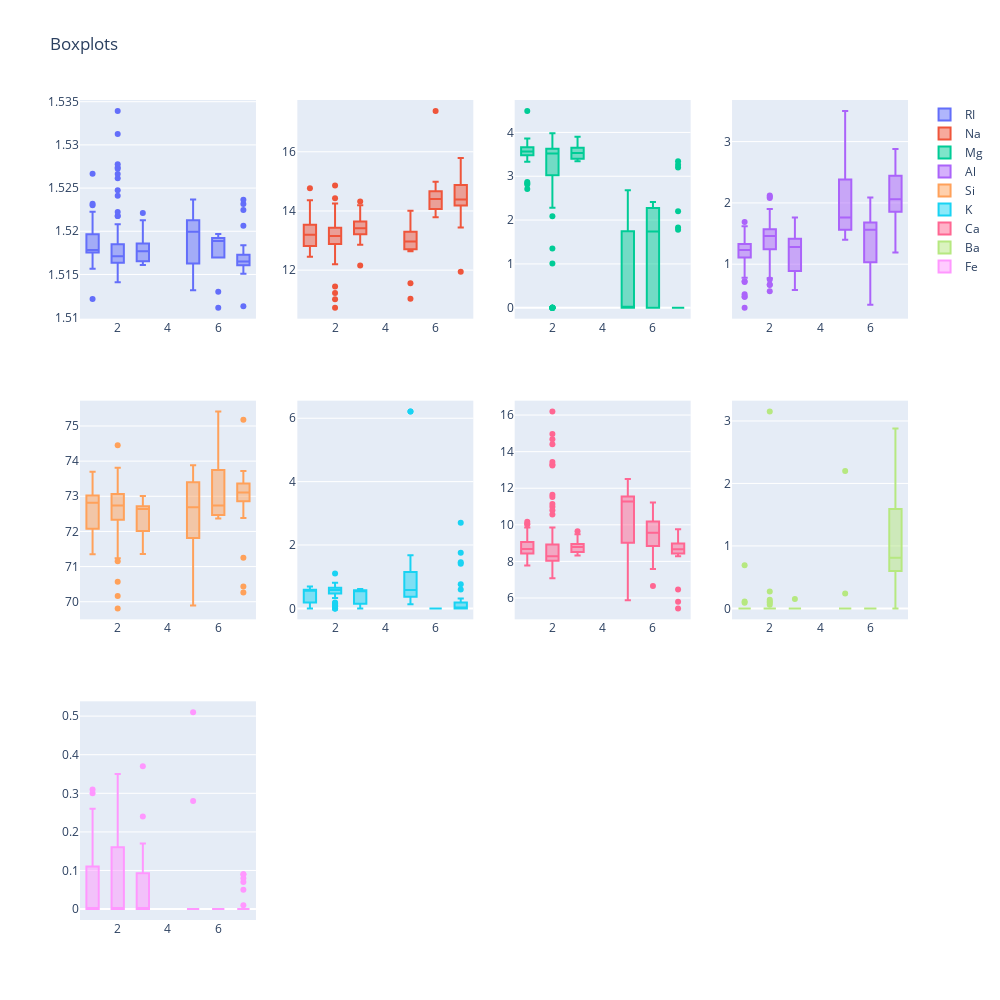

Notebook code cell kept with this figure:
### Markdown cell above
`RI`. Высокие показатели у классов 5-6.

`Na`. Высокие показатели у классов 6-7.

`Mg`. Высокие показатели у классов 1-3.

`Na`. Снова высокие показатели у классов 6-7.


В целом видно, что:

- представители классов 1-3 часто имеют схожие медианные значения (однако класс 2 выбивается со своим большим межквартильным размахом)
- у каждого типа стекла значения признаков имеют выбросы, затрудняющие анализ, особенно класс 2

### Code cell
box_plot(df, 3, 4)

### Figure 1 — Plotly figure (JSON) as saved in the notebook; plotly's stock layout.template omitted (floating-point values rounded to 4 significant figures; data arrays with more than 128 entries replaced by an {"elided": "..."} marker saying what was removed)
{"data": [{"name": "RI", "type": "box", "x": {"elided": "214 int values"}, "xaxis": "x", "y": {"elided": "214 float values"}, "yaxis": "y"}, {"name": "Na", "type": "box", "x": {"elided": "214 int values"}, "xaxis": "x2", "y": {"elided": "214 float values"}, "yaxis": "y2"}, {"name": "Mg", "type": "box", "x": {"elided": "214 int values"}, "xaxis": "x3", "y": {"elided": "214 float values"}, "yaxis": "y3"}, {"name": "Al", "type": "box", "x": {"elided": "214 int values"}, "xaxis": "x4", "y": {"elided": "214 float values"}, "yaxis": "y4"}, {"name": "Si", "type": "box", "x": {"elided": "214 int values"}, "xaxis": "x5", "y": {"elided": "214 float values"}, "yaxis": "y5"}, {"name": "K", "type": "box", "x": {"elided": "214 int values"}, "xaxis": "x6", "y": {"elided": "214 float values"}, "yaxis": "y6"}, {"name": "Ca", "type": "box", "x": {"elided": "214 int values"}, "xaxis": "x7", "y": {"elided": "214 float values"}, "yaxis": "y7"}, {"name": "Ba", "type": "box", "x": {"elided": "214 int values"}, "xaxis": "x8", "y": {"elided": "214 float values"}, "yaxis": "y8"}, {"name": "Fe", "type": "box", "x": {"elided": "214 int values"}, "xaxis": "x9", "y": {"elided": "214 float values"}, "yaxis": "y9"}], "layout": {"height": 1000, "title": {"text": "Boxplots"}, "width": 1000, "xaxis": {"anchor": "y", "domain": [0, 0.2125]}, "xaxis10": {"anchor": "y10", "domain": [0.2625, 0.475]}, "xaxis11": {"anchor": "y11", "domain": [0.525, 0.7375]}, "xaxis12": {"anchor": "y12", "domain": [0.7875, 1]}, "xaxis2": {"anchor": "y2", "domain": [0.2625, 0.475]}, "xaxis3": {"anchor": "y3", "domain": [0.525, 0.7375]}, "xaxis4": {"anchor": "y4", "domain": [0.7875, 1]}, "xaxis5": {"anchor": "y5", "domain": [0, 0.2125]}, "xaxis6": {"anchor": "y6", "domain": [0.2625, 0.475]}, "xaxis7": {"anchor": "y7", "domain": [0.525, 0.7375]}, "xaxis8": {"anchor": "y8", "domain": [0.7875, 1]}, "xaxis9": {"anchor": "y9", "domain": [0, 0.2125]}, "yaxis": {"anchor": "x", "domain": [0.7333, 1]}, "yaxis10": {"anchor": "x10", "domain": [0, 0.2667]}, "yaxis11": {"anchor": "x11", "domain": [0, 0.2667]}, "yaxis12": {"anchor": "x12", "domain": [0, 0.2667]}, "yaxis2": {"anchor": "x2", "domain": [0.7333, 1]}, "yaxis3": {"anchor": "x3", "domain": [0.7333, 1]}, "yaxis4": {"anchor": "x4", "domain": [0.7333, 1]}, "yaxis5": {"anchor": "x5", "domain": [0.3667, 0.6333]}, "yaxis6": {"anchor": "x6", "domain": [0.3667, 0.6333]}, "yaxis7": {"anchor": "x7", "domain": [0.3667, 0.6333]}, "yaxis8": {"anchor": "x8", "domain": [0.3667, 0.6333]}, "yaxis9": {"anchor": "x9", "domain": [0, 0.2667]}}}
